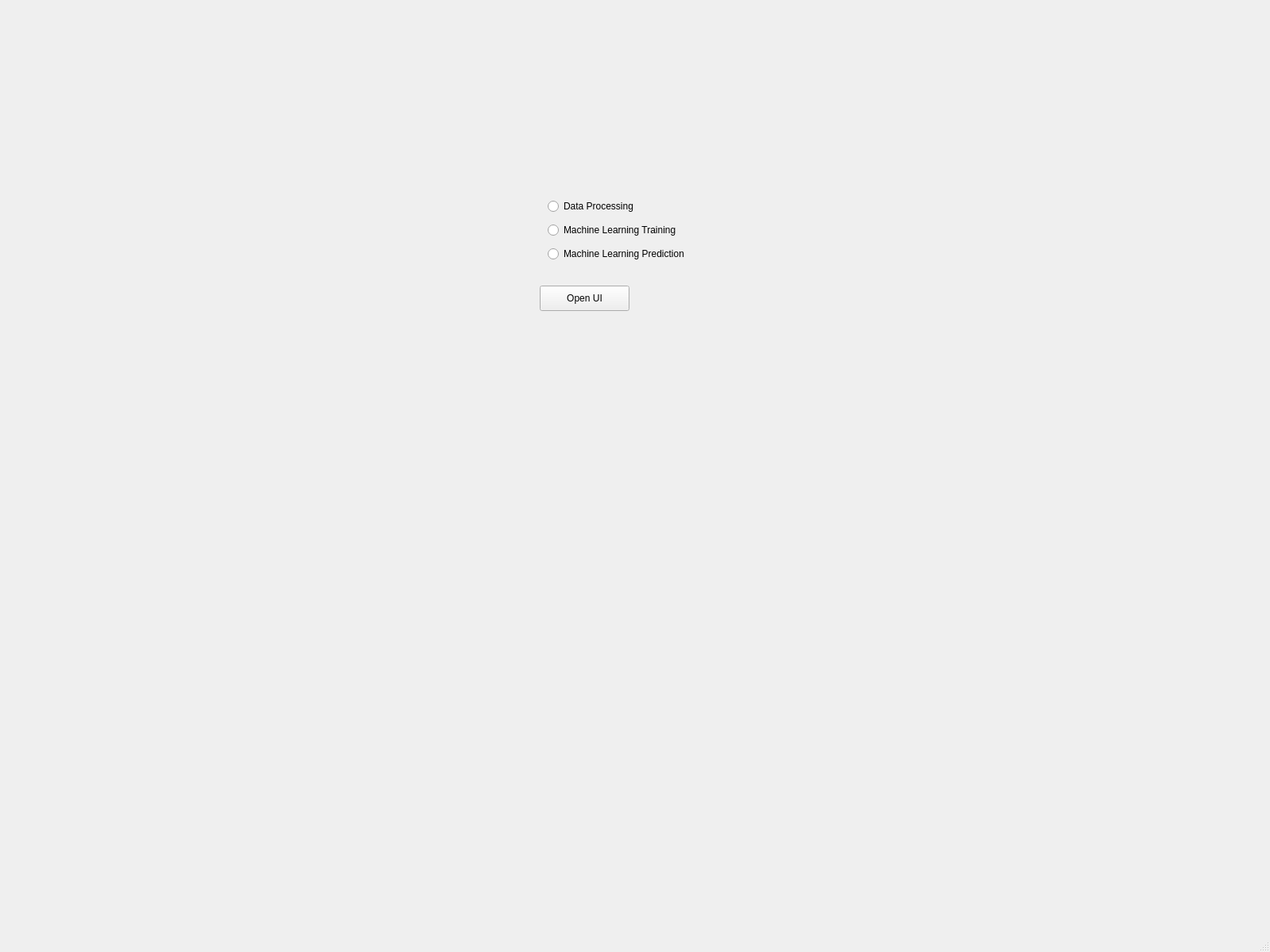
<?xml version="1.0" encoding="UTF-8"?>
<ui version="4.0">
 <class>ControllerWindow</class>
 <widget class="QMainWindow" name="ControllerWindow">
  <property name="geometry">
   <rect>
    <x>0</x>
    <y>0</y>
    <width>1600</width>
    <height>1200</height>
   </rect>
  </property>
  <property name="windowTitle">
   <string>MainWindow</string>
  </property>
  <widget class="QWidget" name="centralwidget">
   <widget class="QRadioButton" name="radio_data_processing">
    <property name="geometry">
     <rect>
      <x>690</x>
      <y>250</y>
      <width>481</width>
      <height>20</height>
     </rect>
    </property>
    <property name="text">
     <string>Data Processing</string>
    </property>
   </widget>
   <widget class="QRadioButton" name="radio_ml_training">
    <property name="geometry">
     <rect>
      <x>690</x>
      <y>280</y>
      <width>481</width>
      <height>20</height>
     </rect>
    </property>
    <property name="text">
     <string>Machine Learning Training</string>
    </property>
   </widget>
   <widget class="QRadioButton" name="radio_ml_predict">
    <property name="geometry">
     <rect>
      <x>690</x>
      <y>310</y>
      <width>481</width>
      <height>20</height>
     </rect>
    </property>
    <property name="text">
     <string>Machine Learning Prediction</string>
    </property>
   </widget>
   <widget class="QPushButton" name="btn_open">
    <property name="geometry">
     <rect>
      <x>680</x>
      <y>360</y>
      <width>113</width>
      <height>32</height>
     </rect>
    </property>
    <property name="text">
     <string>Open UI</string>
    </property>
   </widget>
  </widget>
  <widget class="QMenuBar" name="menubar">
   <property name="geometry">
    <rect>
     <x>0</x>
     <y>0</y>
     <width>1600</width>
     <height>22</height>
    </rect>
   </property>
  </widget>
  <widget class="QStatusBar" name="statusbar"/>
 </widget>
 <resources/>
 <connections/>
</ui>
